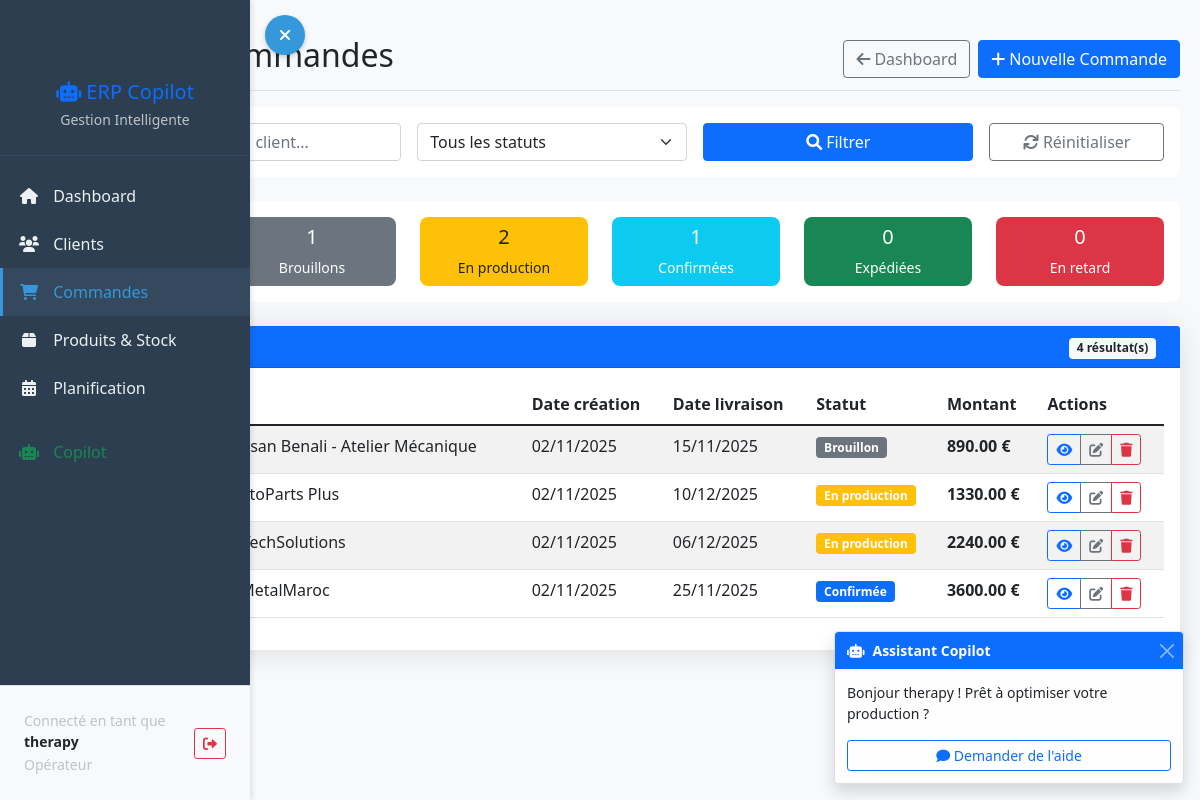
The app's page /orders/ (signed in) with its own data.
### dashboard/models.py (models this page shows, shortened)
class CustomUser(AbstractUser):
    ROLE_CHOICES = [
        ('admin', 'Administrateur'),
        ('manager', 'Manager'),
        ('operator', 'Opérateur'),
    ]
    role = models.CharField(max_length=20, choices=ROLE_CHOICES, default='operator')
    phone = models.CharField(max_length=20, blank=True)

class Order(models.Model):
    STATUS_CHOICES = [
        ('draft', 'Brouillon'),
        ('confirmed', 'Confirmée'),
        ('in_production', 'En production'),
        ('shipped', 'Expédiée'),
        ('delivered', 'Livrée'),
        ('cancelled', 'Annulée'),
    ]
    order_number = models.CharField(max_length=20, unique=True)
    customer = models.ForeignKey(Customer, on_delete=models.CASCADE)
    status = models.CharField(max_length=20, choices=STATUS_CHOICES, default='draft')
    created_at = models.DateTimeField(auto_now_add=True)
    delivery_date = models.DateField()
    total_amount = models.DecimalField(max_digits=12, decimal_places=2, default=0)
    @property
    def is_delayed(self):
        return self.delivery_date < timezone.now().date() and self.status not in ['shipped', 'delivered', 'cancelled']

class Customer(models.Model):
    name = models.CharField(max_length=100)
    email = models.EmailField()
    phone = models.CharField(max_length=20)
    address = models.TextField()

### dashboard/views.py (the view)
# urls.py: path('orders/', views.order_list, name='order_list'),
@login_required
def order_list(request):
    orders = Order.objects.select_related('customer').all().order_by('-created_at')
    status_filter = request.GET.get('status', '')
    if status_filter:
        orders = orders.filter(status=status_filter)
    search_query = request.GET.get('search', '')
    if search_query:
        orders = orders.filter(
            Q(order_number__icontains=search_query) |
            Q(customer__name__icontains=search_query)
        )
    total_orders = Order.objects.count()
    draft_orders = Order.objects.filter(status='draft').count()
    confirmed_orders = Order.objects.filter(status='confirmed').count()
    production_orders = Order.objects.filter(status='in_production').count()
    shipped_orders = Order.objects.filter(status='shipped').count()
    delayed_orders = Order.objects.filter(
        delivery_date__lt=timezone.now().date(),
        status__in=['confirmed', 'in_production']
    ).count()
    return render(request, 'dashboard/orders/order_list.html', {
        'orders': orders,
        'status_filter': status_filter,
        'search_query': search_query,
        'total_orders': total_orders,
        'draft_orders': draft_orders,
        'confirmed_orders': confirmed_orders,
        'production_orders': production_orders,
        'shipped_orders': shipped_orders,
        'delayed_orders': delayed_orders,
    })

### templates/dashboard/orders/order_list.html (shortened to what this page needs)
{% extends 'base.html' %}
{% block content %}
<div class="d-flex justify-content-between flex-wrap flex-md-nowrap align-items-center pt-3 pb-2 mb-3 border-bottom">
    <h1 class="h2">
        Liste des Commandes
    </h1>
    <div class="btn-toolbar mb-2 mb-md-0">
        <a href="{% url 'dashboard' %}" class="btn btn-outline-secondary me-2">
            <i class="fas fa-arrow-left me-1"></i>Dashboard
        </a>
        <a href="{% url 'create_order' %}" class="btn btn-primary">
            <i class="fas fa-plus me-1"></i>Nouvelle Commande
        </a>
    </div>
</div>
<div class="row mb-4">
    <div class="col-12">
        <div class="card">
            <div class="card-body">
                <form method="get" class="row g-3 align-items-center">
                    <div class="col-md-4">
                    </div>
                    <div class="col-md-3">
                        <select name="status" class="form-select">
                            <option value="">Tous les statuts</option>
                        </select>
                    </div>
                    <div class="col-md-3">
                        <button type="submit" class="btn btn-primary w-100">
                            <i class="fas fa-search me-1"></i>Filtrer
                        </button>
                    </div>
                    <div class="col-md-2">
                        <a href="{% url 'order_list' %}" class="btn btn-outline-secondary w-100">
                            <i class="fas fa-refresh me-1"></i>Réinitialiser
                        </a>
                    </div>
                </form>
            </div>
        </div>
    </div>
</div>
<div class="row mb-4">
    <div class="col-12">
        <div class="card">
            <div class="card-body">
                <div class="row text-center">
                    <div class="col-md-2">
                        <div class="card bg-primary text-white">
                            <div class="card-body py-2">
                                <h5 class="card-title">{{ total_orders }}</h5>
                                <p class="card-text small">Total</p>
                            </div>
                        </div>
                    </div>
                    <div class="col-md-2">
                        <div class="card bg-secondary text-white">
                            <div class="card-body py-2">
                                <h5 class="card-title">{{ draft_orders }}</h5>
                                <p class="card-text small">Brouillons</p>
                            </div>
                        </div>
                    </div>
                    <div class="col-md-2">
                        <div class="card bg-warning text-dark">
                            <div class="card-body py-2">
                                <h5 class="card-title">{{ production_orders }}</h5>
                                <p class="card-text small">En production</p>
                            </div>
                        </div>
                    </div>
                    <div class="col-md-2">
                        <div class="card bg-info text-white">
                            <div class="card-body py-2">
                                <h5 class="card-title">{{ confirmed_orders }}</h5>
                                <p class="card-text small">Confirmées</p>
                            </div>
                        </div>
                    </div>
                    <div class="col-md-2">
                        <div class="card bg-success text-white">
                            <div class="card-body py-2">
                                <h5 class="card-title">{{ shipped_orders }}</h5>
                                <p class="card-text small">Expédiées</p>
                            </div>
                        </div>
                    </div>
                    <div class="col-md-2">
                        <div class="card bg-danger text-white">
                            <div class="card-body py-2">
                                <h5 class="card-title">{{ delayed_orders }}</h5>
                                <p class="card-text small">En retard</p>
                            </div>
                        </div>
                    </div>
                </div>
            </div>
        </div>
    </div>
</div>
<div class="row">
    <div class="col-12">
        <div class="card shadow">
            <div class="card-header bg-primary text-white d-flex justify-content-between align-items-center">
                <h5 class="mb-0">Commandes ({{ orders.count }})</h5>
                <div>
                    <span class="badge bg-light text-dark me-2">{{ orders.count }} résultat(s)</span>
                </div>
            </div>
            <div class="card-body">
                <div class="table-responsive">
                    <table class="table table-striped table-hover">
                        <thead>
                            <tr>
                                <th>Numéro</th>
                                <th>Client</th>
                                <th>Date création</th>
                                <th>Date livraison</th>
                                <th>Statut</th>
                                <th>Montant</th>
                                <th>Actions</th>
                            </tr>
                        </thead>
                        <tbody>
                            {% for order in orders %}
                            <tr>
                                <td>
                                    <strong>{{ order.order_number }}</strong>
                                </td>
                                <td>{{ order.customer.name }}</td>
                                <td>{{ order.created_at|date:"d/m/Y" }}</td>
                                <td class="{% if order.is_delayed %}text-danger fw-bold{% endif %}">
                                    {{ order.delivery_date|date:"d/m/Y" }}
                                </td>
                                <td>
                                    <span class="badge
                                        {% if order.status == 'draft' %}bg-secondary
                                        {% elif order.status == 'confirmed' %}bg-primary
                                        {% elif order.status == 'in_production' %}bg-warning
                                        {% elif order.status == 'shipped' %}bg-success
                                        {% elif order.status == 'delivered' %}bg-info
                                        {% else %}bg-dark{% endif %}">
                                        {{ order.get_status_display }}
                                    </span>
                                </td>
                                <td><strong>{{ order.total_amount }} €</strong></td>
                                <td>
                                    <div class="btn-group btn-group-sm">
                                        <a href="{% url 'order_detail' order.id %}" class="btn btn-outline-primary" title="Voir">
                                            <i class="fas fa-eye"></i>
                                        </a>
                                        <a href="{% url 'edit_order' order.id %}" class="btn btn-outline-secondary" title="Modifier">
                                            <i class="fas fa-edit"></i>
                                        </a>
                                        <a href="{% url 'delete_order' order.id %}" class="btn btn-outline-danger" title="Supprimer">
                                            <i class="fas fa-trash"></i>
                                        </a>
                                    </div>
                                </td>
                            </tr>
                            {% endfor %}
                        </tbody>
                    </table>
                </div>
            </div>
        </div>
    </div>
</div>
{% endblock %}

### templates/base.html (shortened to what this page needs)
<!DOCTYPE html>
<html lang="fr">
<head>
    <link href="https://cdn.jsdelivr.net/npm/bootstrap@5.1.3/dist/css/bootstrap.min.css" rel="stylesheet">
    <link href="https://cdnjs.cloudflare.com/ajax/libs/font-awesome/6.0.0/css/all.min.css" rel="stylesheet">
</head>
<body>
            <nav class="sidebar" id="sidebar">
                <div class="sidebar-sticky">
                    <div class="text-center">
                        <h5 class="text-primary">
                            <i class="fas fa-robot"></i> ERP Copilot
                        </h5>
                        <small class="text-muted">Gestion Intelligente</small>
                    </div>
                <ul class="nav flex-column mt-3">
            <li class="nav-item">
                <a class="nav-link {% if request.resolver_match.url_name == 'dashboard' %}active{% endif %}"
                href="{% url 'dashboard' %}">
                    <i class="fas fa-home"></i>
                    Dashboard
                </a>
            </li>
            <li class="nav-item">
                <a class="nav-link {% if 'customers' in request.path %}active{% endif %}"
                href="{% url 'customer_list' %}">
                    <i class="fas fa-users"></i>
                    Clients
                </a>
            </li>
            <li class="nav-item">
                <a class="nav-link {% if 'orders' in request.path %}active{% endif %}"
                href="{% url 'order_list' %}">
                    <i class="fas fa-shopping-cart"></i>
                    Commandes
                </a>
            </li>
            <li class="nav-item">
                <a class="nav-link {% if 'products' in request.path or 'stock' in request.path %}active{% endif %}"
                href="{% url 'product_list' %}">
                    <i class="fas fa-box"></i>
                    Produits & Stock
                </a>
            </li>
            <li class="nav-item">
                <a class="nav-link {% if 'planning' in request.path %}active{% endif %}"
                href="{% url 'planning_dashboard' %}">
                    <i class="fas fa-calendar-alt"></i>
                    Planification
                </a>
            </li>
                <li class="nav-item mt-3">
                    <a class="nav-link text-success" href="#">
                        <i class="fas fa-robot"></i>
                        Copilot
                    </a>
                </li>
            </ul>
            <div class="position-absolute bottom-0 start-0 end-0 border-top bg-light">
                <div class="d-flex align-items-center p-2">
                    <div class="flex-grow-1">
                        <small class="text-muted d-block">Connecté en tant que</small>
                        <div class="fw-bold text-dark small">{{ user.username }}</div>
                        <small class="text-muted">{{ user.get_role_display }}</small>
                    </div>
                    <form method="post" action="{% url 'logout' %}" class="m-0">
                        <button type="submit" class="btn btn-sm btn-outline-danger" title="Déconnexion">
                            <i class="fas fa-sign-out-alt"></i>
                        </button>
                    </form>
                </div>
            </div>
        </div>
    </nav>
    <button class="sidebar-toggle" id="sidebarToggle">
        <i class="fas fa-bars" id="toggleIcon"></i>
    </button>
    <main id="mainContent">
        {% block content %}
        {% endblock %}
    </main>
    <div class="position-fixed bottom-0 end-0 m-3" style="z-index: 1050;">
        <div class="toast show" role="alert">
            <div class="toast-header bg-primary text-white">
                <i class="fas fa-robot me-2"></i>
                <strong class="me-auto">Assistant Copilot</strong>
                <button type="button" class="btn-close btn-close-white" data-bs-dismiss="toast"></button>
            </div>
            <div class="toast-body">
                <p>Bonjour {{ user.username }} ! Prêt à optimiser votre production ?</p>
                <button class="btn btn-sm btn-outline-primary w-100">
                    <i class="fas fa-comment"></i> Demander de l'aide
                </button>
            </div>
        </div>
    </div>
</body>
</html>

### records on screen
CustomUser: username "therapy", role "Opérateur"
Order: customer.name "M. Hassan Benali - Atelier Mécanique", created_at "02/11/2025", delivery_date "15/11/2025", status "Brouillon", total_amount "890.00"
Order: customer.name "STE AutoParts Plus", created_at "02/11/2025", delivery_date "10/12/2025", status "En production", total_amount "1330.00"
Order: customer.name "EURL TechSolutions", created_at "02/11/2025", delivery_date "06/12/2025", status "En production", total_amount "2240.00"
Order: customer.name "SARL MetalMaroc", created_at "02/11/2025", delivery_date "25/11/2025", status "Confirmée", total_amount "3600.00"

### other values on screen
{{ draft_orders }} "1"
{{ production_orders }} "2"
{{ confirmed_orders }} "1"
{{ shipped_orders }} "0"
{{ delayed_orders }} "0"
{{ orders.count }} "4"
